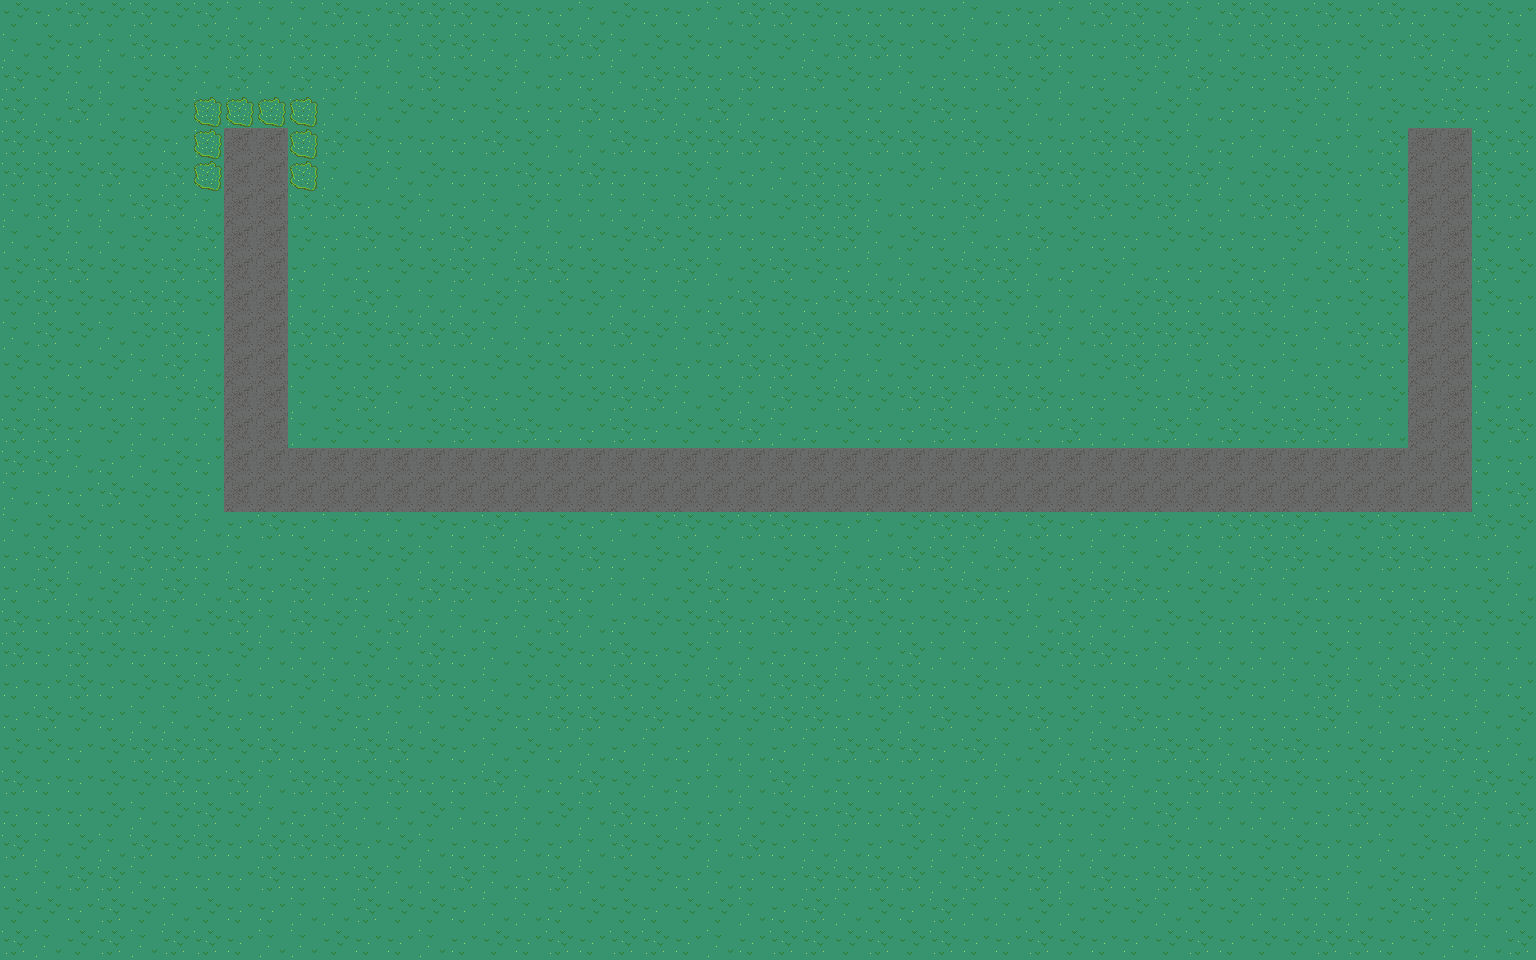

This game map was drawn from its Tiled (.tmx) file and the tilesets committed beside it. A one-line description and the trimmed map source follow:
An orthogonal 48x30 tile map with 32x32 px tiles, 3 tile layers (background, foreground, foreground) and 14 objects (3x Enemy, 2x DogTrainer, Hershey, Krissy).

<map version="1.0" orientation="orthogonal" width="48" height="30" tilewidth="32" tileheight="32">
 <properties>
  <property name="song" value="level1" />
 </properties>
 <tileset firstgid="1" name="tileset" tilewidth="32" tileheight="32">
  <image source="tileset.png" width="256" height="32" />
 </tileset>
 <layer name="background" width="48" height="30">
  <data>[1440 cells, 1440 non-empty, 5 distinct tile ids]</data>
 </layer>
 <layer name="foreground" width="48" height="30">
  <data>[1440 cells, 8 non-empty, 1 distinct tile ids]</data>
 </layer>
 <layer name="foreground" width="48" height="30">
  <data>[1440 cells, 0 non-empty, 0 distinct tile ids]</data>
 </layer>
 <objectgroup name="collision" width="48" height="30">
  <object x="1536" y="0" width="32" height="960" />
  <object x="0" y="-32" width="1536" height="32" />
  <object x="-32" y="0" width="32" height="960" />
  <object x="0" y="960" width="1536" height="32" />
  <object x="192" y="96" width="32" height="96" />
  <object x="224" y="96" width="96" height="32" />
  <object x="288" y="96" width="32" height="96" />
 </objectgroup>
 <objectgroup name="entities" width="48" height="30">
  <object name="Hershey" x="224" y="160" width="64" height="32" />
  <object name="Enemy" x="160" y="544" width="64" height="32" />
  <object name="Enemy" x="800" y="672" width="64" height="32" />
  <object name="Enemy" x="896" y="768" width="64" height="32" />
  <object name="Krissy" x="1408" y="96" width="64" height="32" />
  <object name="DogTrainer" x="320" y="352" width="32" height="64" />
  <object name="DogTrainer" x="992" y="512" width="32" height="64" />
 </objectgroup>
</map>
